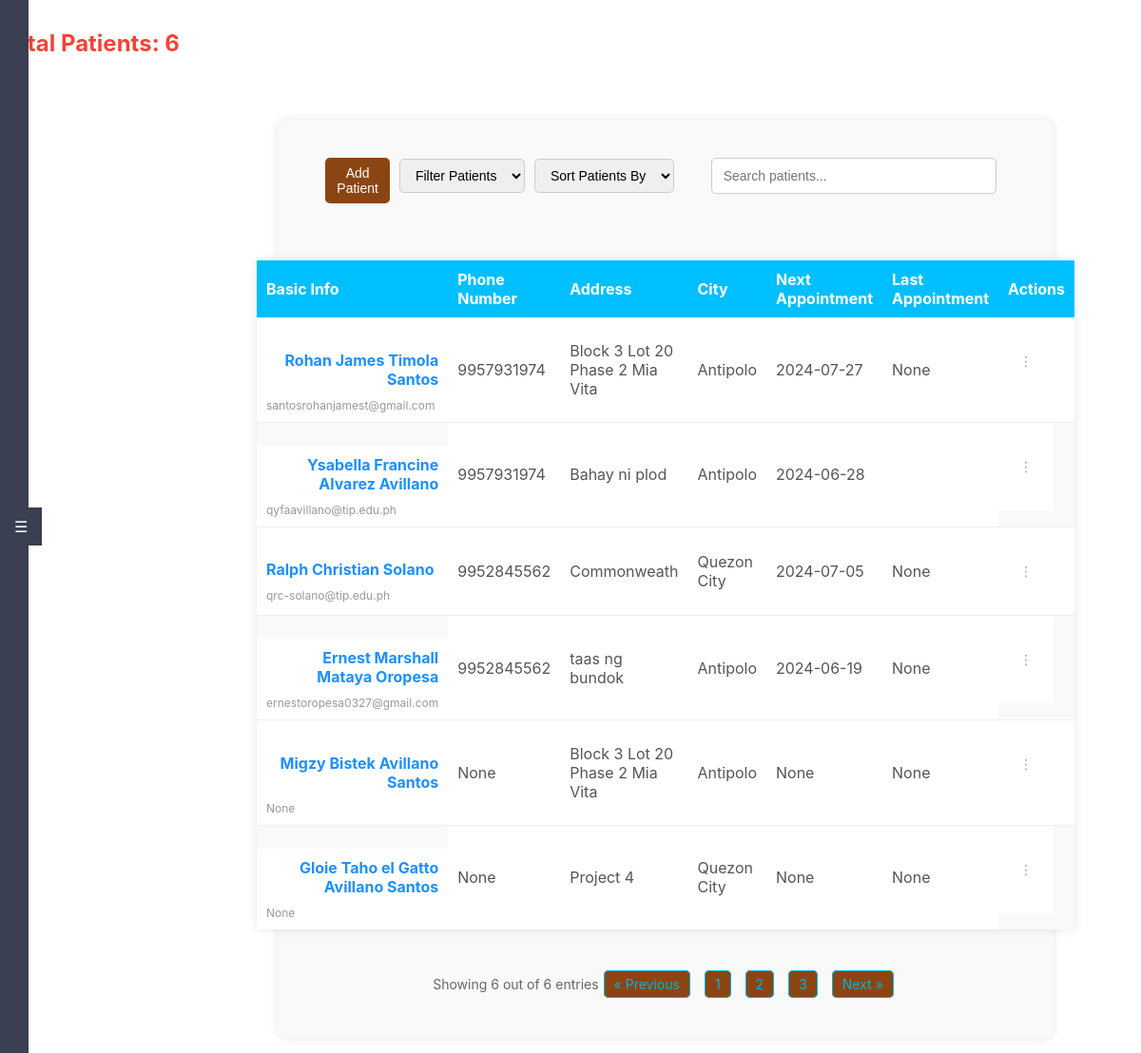
Before: /patients (signed in) with the older database file.
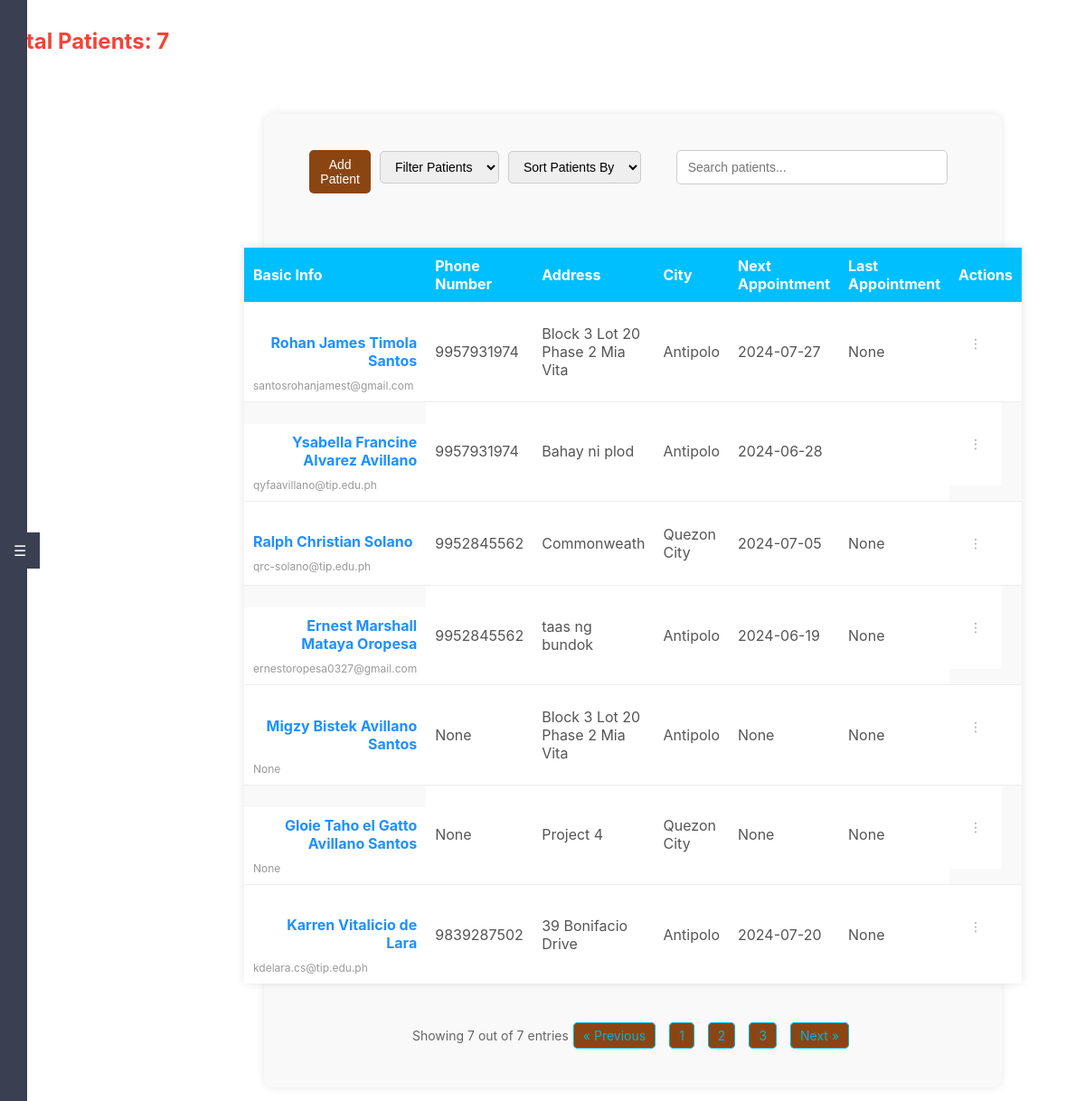
After: the same page with the newer database file.
### tables this page shows
CREATE TABLE "patients" (
	"patient_id"	INTEGER,
	"econtact_id"	INTEGER,
	"estatus_id"	INTEGER,
	"patient_number"	TEXT,
	"first_name"	TEXT NOT NULL,
	"middle_name"	TEXT,
	"last_name"	TEXT NOT NULL,
	"dob"	NUMERIC NOT NULL,
	"mobile_number"	INTEGER,
	"email"	TEXT,
	"address"	TEXT,
	"city"	TEXT,
	"next_appointment"	DATE,
	"last_appointment"	DATE,
	"register_date"	DATE,
	"medical_conditions"	TEXT,
	"current_medication"	TEXT,
	"sex"	TEXT,
	"marital_status"	TEXT,
	"occupation"	TEXT, is_active BOOLEAN DEFAULT 1,
	FOREIGN KEY("estatus_id") REFERENCES "employmentStatus"("estatus_id"),
	FOREIGN KEY("econtact_id") REFERENCES "emergency_contacts"("econtact_id"),
	PRIMARY KEY("patient_id" AUTOINCREMENT)
);

### app.py (the view)
@app.route('/patients')
@role_required([1, 2])  # Both admin and user can access
def patients():
    conn = get_db_connection()
    patients = conn.execute('''
        SELECT p.patient_id, p.first_name || ' ' || p.middle_name || ' ' || p.last_name AS name, p.mobile_number AS phone_number, p.address, p.city, p.next_appointment, p.last_appointment, p.register_date, p.email, p.dob AS date_of_birth
        FROM patients p
        WHERE p.is_active = 1
    ''').fetchall()
    total_patients = conn.execute('SELECT COUNT(*) as count FROM patients WHERE is_active = 1').fetchone()['count']
    conn.close()
    return render_template('patients.html', patients=patients, total_patients=total_patients)

### app.py (called while the page is built)
def role_required(roles):
    def decorator(f):
        @wraps(f)
        def decorated_function(*args, **kwargs):
            if 'role_id' not in session:
                flash('You need to be logged in to access this page.')
                return redirect(url_for('login'))
            user_role_id = session['role_id']
            if user_role_id not in roles:
                flash('You do not have permission to access this page.')
                return redirect(url_for('dashboard'))
            return f(*args, **kwargs)
        return decorated_function
    return decorator

def get_db_connection():
    conn = sqlite3.connect(app.config['DATABASE'], timeout=30)
    conn.execute('PRAGMA journal_mode=WAL')
    conn.row_factory = sqlite3.Row
    return conn

### templates/patients.html (shortened to what this page needs)
<!DOCTYPE html>
<html lang="en">
<head>
    <link rel="stylesheet" href="{{ url_for('static', filename='styles.css') }}">
</head>
<body class="patients-page">
    <div class="sidebar-tab" id="sidebarTab">☰</div>
    <div id="sidebar" class="sidebar">
        <ul>
            <li><a href="{{ url_for('dashboard') }}">Dashboard</a></li>
            <li><a href="#">Profile</a></li>
            <li><a href="{{ url_for('users') }}">Users</a></li>
            <li><a href="{{ url_for('treatments') }}">Treatment</a></li>
            <li><a href="#">Maintenance</a></li>
            <li><a href="{{ url_for('inventory') }}">Inventory</a></li>
            <li><a href="{{ url_for('reports') }}">Reports</a></li>
            <li><a href="{{ url_for('payments') }}">Payments</a></li>
            <br>
            <br>
            <br>
            <br>
            <br>
            <br>
            <li><a href="{{ url_for('help') }}">Help</a></li>
            <li><a href="{{ url_for('about') }}">About</a></li>
            <li><a href="{{ url_for('logout') }}">Logout</a></li>
        </ul>
    </div>
    <header>
        <div class="header-left">
            <h1>Total Patients: {{ total_patients }}</h1>
        </div>
    </header>
    <div class="main-content">
        <div class="container">
            <div class="filter-container">
                <div class="controls">
                    <button class="add-user-btn" onclick="openModal('addPatientModal')">Add Patient</button>
                    <select id="filterPatients" onchange="filterPatients()">
                        <option value="">Filter Patients</option>
                    </select>
                    <select id="sortPatients" onchange="sortPatients()">
                        <option value="">Sort Patients By</option>
                    </select>
                </div>
                <div class="search-form">
                    <input type="text" id="searchInput" onkeyup="searchPatients()" placeholder="Search patients...">
                </div>
            </div>
            <table class="user-table">
                <thead>
                    <tr>
                        <th>Basic Info</th>
                        <th>Phone Number</th>
                        <th>Address</th>
                        <th>City</th>
                        <th>Next Appointment</th>
                        <th>Last Appointment</th>
                        <th>Actions</th>
                    </tr>
                </thead>
                <tbody>
                    {% for patient in patients %}
                    <tr>
                        <td class="user-info">
                            <a href="{{ url_for('overview', patient_id=patient.patient_id) }}" class="name">{{ patient.name }}</a>
                            <span class="email">{{ patient.email }}</span>
                        </td>
                        <td>{{ patient.phone_number }}</td>
                        <td>{{ patient.address }}</td>
                        <td>{{ patient.city }}</td>
                        <td>{{ patient.next_appointment }}</td>
                        <td>{{ patient.last_appointment }}</td>
                        <td class="dropdown">
                            <button class="ellipsis-btn">⋮</button>
                        </td>
                    </tr>
                    {% endfor %}
                </tbody>
            </table>
            <div class="pagination">
                <div class="entries">
                    Showing {{ patients|length }} out of {{ total_patients }} entries
                </div>
                <ul class="page-numbers">
                    <li><a href="#">&laquo; Previous</a></li>
                    <li><a href="#">1</a></li>
                    <li><a href="#">2</a></li>
                    <li><a href="#">3</a></li>
                    <li><a href="#">Next &raquo;</a></li>
                </ul>
            </div>
        </div>
    </div>
</body>
</html>

Changed rows visible on the page:
added patients: name "Karren Vitalicio de Lara", email "kdelara.cs@tip.edu.ph", phone_number "9839287502", address "39 Bonifacio Drive", city "Antipolo", next_appointment "2024-07-20", last_appointment "None"
Other visible differences:
{{ total_patients }}: "6" → "7"
{{ patients|length }}: "6" → "7"
